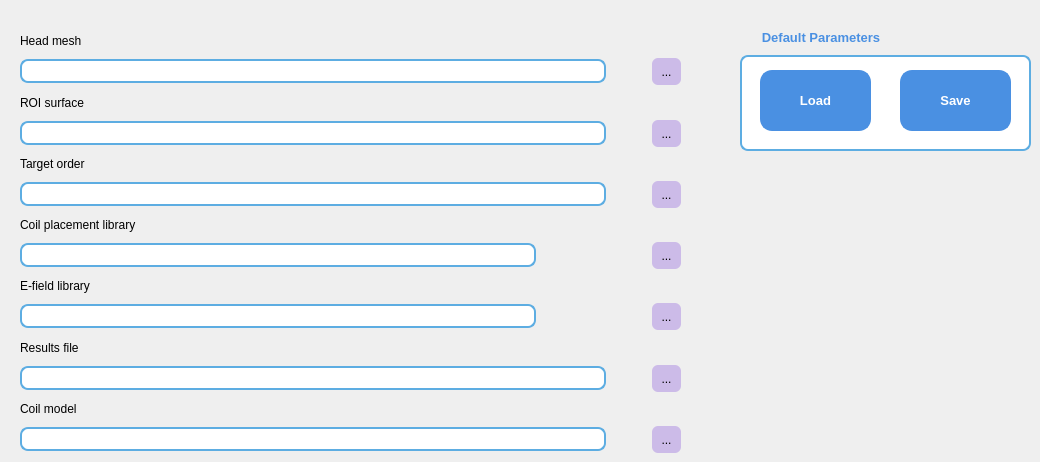
        <widget class="QWidget" name="tab2">
         <attribute name="title">
          <string>Project</string>
         </attribute>
         <widget class="QWidget" name="verticalLayoutWidget_5">
          <property name="geometry">
           <rect>
            <x>20</x>
            <y>30</y>
            <width>701</width>
            <height>423</height>
           </rect>
          </property>
          <layout class="QVBoxLayout" name="verticalLayout_11">
           <item>
            <widget class="QLabel" name="label">
             <property name="text">
              <string>Head mesh</string>
             </property>
            </widget>
           </item>
           <item>
            <layout class="QHBoxLayout" name="horizontalLayout_2" stretch="5,0,0,0">
             <item>
              <widget class="QLineEdit" name="loadmeshlabel">
               <property name="styleSheet">
                <string notr="true">QLineEdit {
    border: 2px solid #5dade2;   /* same light blue border */
    border-radius: 8px;          /* rounded corners */
    padding: 2px;                /* inner spacing */
    background-color: #ffffff;   /* clean white background */
    color: #333333;              /* dark gray text */
    selection-background-color: #5dade2;  /* highlight matches button */
}
</string>
               </property>
               <property name="text">
                <string/>
               </property>
               <property name="readOnly">
                <bool>false</bool>
               </property>
              </widget>
             </item>
             <item>
              <spacer name="horizontalSpacer_7">
               <property name="orientation">
                <enum>Qt::Horizontal</enum>
               </property>
               <property name="sizeHint" stdset="0">
                <size>
                 <width>40</width>
                 <height>20</height>
                </size>
               </property>
              </spacer>
             </item>
             <item>
              <widget class="QToolButton" name="loadmeshBtn">
               <property name="styleSheet">
                <string notr="true">QToolButton {
    border: none;
    background: #CCBBE8;     /* clean flat look */
    padding: 5px;
    border-radius: 6px;          /* rounded edges */
}

QToolButton:hover {
    background-color: #e0e0e0;   /* light gray hover */
}

QToolButton:pressed {
    background-color: #c0c0c0;   /* darker when pressed */
}
</string>
               </property>
               <property name="text">
                <string>...</string>
               </property>
              </widget>
             </item>
             <item>
              <spacer name="horizontalSpacer_6">
               <property name="orientation">
                <enum>Qt::Horizontal</enum>
               </property>
               <property name="sizeHint" stdset="0">
                <size>
                 <width>40</width>
                 <height>20</height>
                </size>
               </property>
              </spacer>
             </item>
            </layout>
           </item>
           <item>
            <widget class="QLabel" name="label_11">
             <property name="text">
              <string>ROI surface</string>
             </property>
            </widget>
           </item>
           <item>
            <layout class="QHBoxLayout" name="horizontalLayout_3" stretch="5,0,0,0">
             <item>
              <widget class="QLineEdit" name="loadroilabel">
               <property name="styleSheet">
                <string notr="true">QLineEdit {
    border: 2px solid #5dade2;   /* same light blue border */
    border-radius: 8px;          /* rounded corners */
    padding: 2px;                /* inner spacing */
    background-color: #ffffff;   /* clean white background */
    color: #333333;              /* dark gray text */
    selection-background-color: #5dade2;  /* highlight matches button */
}
</string>
               </property>
               <property name="text">
                <string/>
               </property>
               <property name="readOnly">
                <bool>false</bool>
               </property>
              </widget>
             </item>
             <item>
              <spacer name="horizontalSpacer_8">
               <property name="orientation">
                <enum>Qt::Horizontal</enum>
               </property>
               <property name="sizeHint" stdset="0">
                <size>
                 <width>40</width>
                 <height>20</height>
                </size>
               </property>
              </spacer>
             </item>
             <item>
              <widget class="QToolButton" name="loadROIBtn">
               <property name="styleSheet">
                <string notr="true">QToolButton {
    border: none;
    background: #CCBBE8;     /* clean flat look */
    padding: 5px;
    border-radius: 6px;          /* rounded edges */
}

QToolButton:hover {
    background-color: #e0e0e0;   /* light gray hover */
}

QToolButton:pressed {
    background-color: #c0c0c0;   /* darker when pressed */
}
</string>
               </property>
               <property name="text">
                <string>...</string>
               </property>
              </widget>
             </item>
             <item>
              <spacer name="horizontalSpacer_9">
               <property name="orientation">
                <enum>Qt::Horizontal</enum>
               </property>
               <property name="sizeHint" stdset="0">
                <size>
                 <width>40</width>
                 <height>20</height>
                </size>
               </property>
              </spacer>
             </item>
            </layout>
           </item>
           <item>
            <widget class="QLabel" name="label_24">
             <property name="text">
              <string>Target order</string>
             </property>
            </widget>
           </item>
           <item>
            <layout class="QHBoxLayout" name="horizontalLayout_20" stretch="5,0,0,0">
             <item>
              <widget class="QLineEdit" name="target_order_LineEdit">
               <property name="styleSheet">
                <string notr="true">QLineEdit {
    border: 2px solid #5dade2;   /* same light blue border */
    border-radius: 8px;          /* rounded corners */
    padding: 2px;                /* inner spacing */
    background-color: #ffffff;   /* clean white background */
    color: #333333;              /* dark gray text */
    selection-background-color: #5dade2;  /* highlight matches button */
}
</string>
               </property>
               <property name="text">
                <string/>
               </property>
               <property name="readOnly">
                <bool>false</bool>
               </property>
              </widget>
             </item>
             <item>
              <spacer name="horizontalSpacer_15">
               <property name="orientation">
                <enum>Qt::Horizontal</enum>
               </property>
               <property name="sizeHint" stdset="0">
                <size>
                 <width>40</width>
                 <height>20</height>
                </size>
               </property>
              </spacer>
             </item>
             <item>
              <widget class="QToolButton" name="target_order_PathBtn">
               <property name="styleSheet">
                <string notr="true">QToolButton {
    border: none;
    background: #CCBBE8;     /* clean flat look */
    padding: 5px;
    border-radius: 6px;          /* rounded edges */
}

QToolButton:hover {
    background-color: #e0e0e0;   /* light gray hover */
}

QToolButton:pressed {
    background-color: #c0c0c0;   /* darker when pressed */
}
</string>
               </property>
               <property name="text">
                <string>...</string>
               </property>
              </widget>
             </item>
             <item>
              <spacer name="horizontalSpacer_16">
               <property name="orientation">
                <enum>Qt::Horizontal</enum>
               </property>
               <property name="sizeHint" stdset="0">
                <size>
                 <width>40</width>
                 <height>20</height>
                </size>
               </property>
              </spacer>
             </item>
            </layout>
           </item>
           <item>
            <widget class="QLabel" name="label_12">
             <property name="text">
              <string>Coil placement library</string>
             </property>
            </widget>
           </item>
           <item>
            <layout class="QHBoxLayout" name="horizontalLayout_16" stretch="8,1,0,0,0">
             <item>
              <widget class="QLineEdit" name="loadplacementlabel">
               <property name="styleSheet">
                <string notr="true">QLineEdit {
    border: 2px solid #5dade2;   /* same light blue border */
    border-radius: 8px;          /* rounded corners */
    padding: 2px;                /* inner spacing */
    background-color: #ffffff;   /* clean white background */
    color: #333333;              /* dark gray text */
    selection-background-color: #5dade2;  /* highlight matches button */
}
</string>
               </property>
               <property name="text">
                <string/>
               </property>
               <property name="readOnly">
                <bool>false</bool>
               </property>
              </widget>
             </item>
             <item>
              <widget class="QLabel" name="totaltargets2">
               <property name="text">
                <string/>
               </property>
               <property name="alignment">
                <set>Qt::AlignCenter</set>
               </property>
              </widget>
             </item>
             <item>
              <spacer name="horizontalSpacer_10">
               <property name="orientation">
                <enum>Qt::Horizontal</enum>
               </property>
               <property name="sizeHint" stdset="0">
                <size>
                 <width>40</width>
                 <height>20</height>
                </size>
               </property>
              </spacer>
             </item>
             <item>
              <widget class="QToolButton" name="loadplacementsBtn">
               <property name="styleSheet">
                <string notr="true">QToolButton {
    border: none;
    background: #CCBBE8;     /* clean flat look */
    padding: 5px;
    border-radius: 6px;          /* rounded edges */
}

QToolButton:hover {
    background-color: #e0e0e0;   /* light gray hover */
}

QToolButton:pressed {
    background-color: #c0c0c0;   /* darker when pressed */
}
</string>
               </property>
               <property name="text">
                <string>...</string>
               </property>
              </widget>
             </item>
             <item>
              <spacer name="horizontalSpacer_11">
               <property name="orientation">
                <enum>Qt::Horizontal</enum>
               </property>
               <property name="sizeHint" stdset="0">
                <size>
                 <width>40</width>
                 <height>20</height>
                </size>
               </property>
              </spacer>
             </item>
            </layout>
           </item>
           <item>
            <widget class="QLabel" name="label_14">
             <property name="text">
              <string>E-field library</string>
             </property>
            </widget>
           </item>
           <item>
            <layout class="QHBoxLayout" name="horizontalLayout_17" stretch="8,1,0,0,0">
             <item>
              <widget class="QLineEdit" name="load_e_matrix_label">
               <property name="styleSheet">
                <string notr="true">QLineEdit {
    border: 2px solid #5dade2;   /* same light blue border */
    border-radius: 8px;          /* rounded corners */
    padding: 2px;                /* inner spacing */
    background-color: #ffffff;   /* clean white background */
    color: #333333;              /* dark gray text */
    selection-background-color: #5dade2;  /* highlight matches button */
}
</string>
               </property>
               <property name="text">
                <string/>
               </property>
               <property name="readOnly">
                <bool>false</bool>
               </property>
              </widget>
             </item>
             <item>
              <widget class="QLabel" name="totaltargets1">
               <property name="text">
                <string/>
               </property>
               <property name="alignment">
                <set>Qt::AlignCenter</set>
               </property>
              </widget>
             </item>
             <item>
              <spacer name="horizontalSpacer_12">
               <property name="orientation">
                <enum>Qt::Horizontal</enum>
               </property>
               <property name="sizeHint" stdset="0">
                <size>
                 <width>40</width>
                 <height>20</height>
                </size>
               </property>
              </spacer>
             </item>
             <item>
              <widget class="QToolButton" name="load_e_matrixBtn">
               <property name="styleSheet">
                <string notr="true">QToolButton {
    border: none;
    background: #CCBBE8;     /* clean flat look */
    padding: 5px;
    border-radius: 6px;          /* rounded edges */
}

QToolButton:hover {
    background-color: #e0e0e0;   /* light gray hover */
}

QToolButton:pressed {
    background-color: #c0c0c0;   /* darker when pressed */
}
</string>
               </property>
               <property name="text">
                <string>...</string>
               </property>
              </widget>
             </item>
             <item>
              <spacer name="horizontalSpacer_13">
               <property name="orientation">
                <enum>Qt::Horizontal</enum>
               </property>
               <property name="sizeHint" stdset="0">
                <size>
                 <width>40</width>
                 <height>20</height>
                </size>
               </property>
              </spacer>
             </item>
            </layout>
           </item>
           <item>
            <widget class="QLabel" name="label_28">
             <property name="text">
              <string>Results file</string>
             </property>
            </widget>
           </item>
           <item>
            <layout class="QHBoxLayout" name="horizontalLayout_23" stretch="5,0,0,0">
             <item>
              <widget class="QLineEdit" name="savePathLineEdit">
               <property name="styleSheet">
                <string notr="true">QLineEdit {
    border: 2px solid #5dade2;   /* same light blue border */
    border-radius: 8px;          /* rounded corners */
    padding: 2px;                /* inner spacing */
    background-color: #ffffff;   /* clean white background */
    color: #333333;              /* dark gray text */
    selection-background-color: #5dade2;  /* highlight matches button */
}
</string>
               </property>
               <property name="text">
                <string/>
               </property>
               <property name="readOnly">
                <bool>false</bool>
               </property>
              </widget>
             </item>
             <item>
              <spacer name="horizontalSpacer_19">
               <property name="orientation">
                <enum>Qt::Horizontal</enum>
               </property>
               <property name="sizeHint" stdset="0">
                <size>
                 <width>40</width>
                 <height>20</height>
                </size>
               </property>
              </spacer>
             </item>
             <item>
              <widget class="QToolButton" name="savePathBtn">
               <property name="styleSheet">
                <string notr="true">QToolButton {
    border: none;
    background: #CCBBE8;     /* clean flat look */
    padding: 5px;
    border-radius: 6px;          /* rounded edges */
}

QToolButton:hover {
    background-color: #e0e0e0;   /* light gray hover */
}

QToolButton:pressed {
    background-color: #c0c0c0;   /* darker when pressed */
}
</string>
               </property>
               <property name="text">
                <string>...</string>
               </property>
              </widget>
             </item>
             <item>
              <spacer name="horizontalSpacer_20">
               <property name="orientation">
                <enum>Qt::Horizontal</enum>
               </property>
               <property name="sizeHint" stdset="0">
                <size>
                 <width>40</width>
                 <height>20</height>
                </size>
               </property>
              </spacer>
             </item>
            </layout>
           </item>
           <item>
            <widget class="QLabel" name="label_30">
             <property name="text">
              <string>Coil model</string>
             </property>
            </widget>
           </item>
           <item>
            <layout class="QHBoxLayout" name="horizontalLayout_24" stretch="5,0,0,0">
             <item>
              <widget class="QLineEdit" name="coilspathlineedit">
               <property name="styleSheet">
                <string notr="true">QLineEdit {
    border: 2px solid #5dade2;   /* same light blue border */
    border-radius: 8px;          /* rounded corners */
    padding: 2px;                /* inner spacing */
    background-color: #ffffff;   /* clean white background */
    color: #333333;              /* dark gray text */
    selection-background-color: #5dade2;  /* highlight matches button */
}
</string>
               </property>
               <property name="text">
                <string/>
               </property>
               <property name="readOnly">
                <bool>false</bool>
               </property>
              </widget>
             </item>
             <item>
              <spacer name="horizontalSpacer_23">
               <property name="orientation">
                <enum>Qt::Horizontal</enum>
               </property>
               <property name="sizeHint" stdset="0">
                <size>
                 <width>40</width>
                 <height>20</height>
                </size>
               </property>
              </spacer>
             </item>
             <item>
              <widget class="QToolButton" name="coilPathBtn">
               <property name="styleSheet">
                <string notr="true">QToolButton {
    border: none;
    background: #CCBBE8;     /* clean flat look */
    padding: 5px;
    border-radius: 6px;          /* rounded edges */
}

QToolButton:hover {
    background-color: #e0e0e0;   /* light gray hover */
}

QToolButton:pressed {
    background-color: #c0c0c0;   /* darker when pressed */
}
</string>
               </property>
               <property name="text">
                <string>...</string>
               </property>
              </widget>
             </item>
             <item>
              <spacer name="horizontalSpacer_24">
               <property name="orientation">
                <enum>Qt::Horizontal</enum>
               </property>
               <property name="sizeHint" stdset="0">
                <size>
                 <width>40</width>
                 <height>20</height>
                </size>
               </property>
              </spacer>
             </item>
            </layout>
           </item>
          </layout>
         </widget>
         <widget class="QGroupBox" name="groupBox_8">
          <property name="geometry">
           <rect>
            <x>740</x>
            <y>30</y>
            <width>291</width>
            <height>121</height>
           </rect>
          </property>
          <property name="styleSheet">
           <string notr="true">QGroupBox {
    font-size: 13px;
    font-weight: bold;
    border: 2px solid #5dade2; /* Matches your QLineEdit borders */
    border-radius: 8px;
    margin-top: 25px; /* Creates vertical space so the title doesn't clip */
    padding-top: 10px; /* Inner spacing so content doesn't hit the border */
    background-color: #ffffff; /* Clean white background */
}

QGroupBox::title {
    subcontrol-origin: margin; /* Places the title in the margin area */
    subcontrol-position: top left;
    padding: 0 10px; /* Adds breathing room around the text */
    left: 10px; /* Indents the title slightly from the left edge */
    color: #4A90E2; /* Matches your primary button text color */
    background-color: transparent;
}</string>
          </property>
          <property name="title">
           <string>Default Parameters</string>
          </property>
          <property name="alignment">
           <set>Qt::AlignCenter</set>
          </property>
          <widget class="QPushButton" name="load_yaml">
           <property name="geometry">
            <rect>
             <x>20</x>
             <y>40</y>
             <width>111</width>
             <height>61</height>
            </rect>
           </property>
           <property name="styleSheet">
            <string notr="true">/* Basic style for QPushButton */
QPushButton {
    background-color: #4A90E2; /* Light blue background */
    color: white; /* White text */
    border: 2px solid #4A90E2; /* Light blue border */
    border-radius: 12px; /* Rounded corners */
    padding: 5px 20px; /* Vertical and horizontal padding */
    font-size: 13px; /* Font size */
    font-weight: bold; /* Bold text */
    text-align: center;
    outline: none; /* Remove the focus outline */

}

/* Hover effect for QPushButton */
QPushButton:hover {
    background-color: #357ABD; /* Darker blue on hover */
    border-color: #357ABD; /* Darker blue border on hover */

}

/* Pressed (active) effect for QPushButton */
QPushButton:pressed {
    background-color: #2C6BA3; /* Even darker blue when pressed */
    border-color: #1F4A7A; /* Darker blue border when pressed */

}

/* Focus effect (when button is focused) */
QPushButton:focus {
    outline: none; /* Remove the default focus outline */
}

/* Disabled button style */
QPushButton:disabled {
    background-color: #A2C8E3; /* Lighter blue background when disabled */
    color: #A6B9C9; /* Light grayish blue text */
    border: 2px solid #A2C8E3; /* Border same as background */

}
</string>
           </property>
           <property name="text">
            <string>Load</string>
           </property>
          </widget>
          <widget class="QPushButton" name="save_yaml">
           <property name="geometry">
            <rect>
             <x>160</x>
             <y>40</y>
             <width>111</width>
             <height>61</height>
            </rect>
           </property>
           <property name="styleSheet">
            <string notr="true">/* Basic style for QPushButton */
QPushButton {
    background-color: #4A90E2; /* Light blue background */
    color: white; /* White text */
    border: 2px solid #4A90E2; /* Light blue border */
    border-radius: 12px; /* Rounded corners */
    padding: 5px 20px; /* Vertical and horizontal padding */
    font-size: 13px; /* Font size */
    font-weight: bold; /* Bold text */
    text-align: center;
    outline: none; /* Remove the focus outline */

}

/* Hover effect for QPushButton */
QPushButton:hover {
    background-color: #357ABD; /* Darker blue on hover */
    border-color: #357ABD; /* Darker blue border on hover */

}

/* Pressed (active) effect for QPushButton */
QPushButton:pressed {
    background-color: #2C6BA3; /* Even darker blue when pressed */
    border-color: #1F4A7A; /* Darker blue border when pressed */

}

/* Focus effect (when button is focused) */
QPushButton:focus {
    outline: none; /* Remove the default focus outline */
}

/* Disabled button style */
QPushButton:disabled {
    background-color: #A2C8E3; /* Lighter blue background when disabled */
    color: #A6B9C9; /* Light grayish blue text */
    border: 2px solid #A2C8E3; /* Border same as background */

}
</string>
           </property>
           <property name="text">
            <string>Save</string>
           </property>
          </widget>
         </widget>
        </widget>
